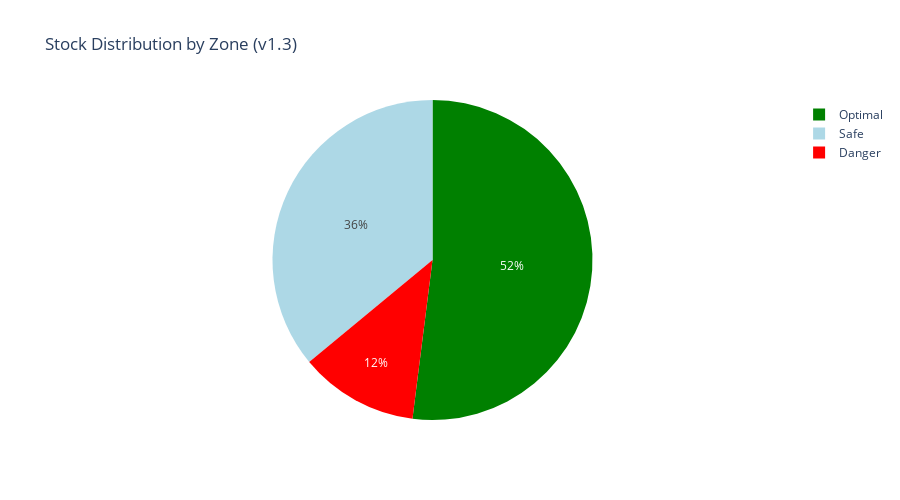

Notebook code for this chart:
### Markdown cell above
## 8. Zone Analysis

v1.3戦略で定義されたゾーンに分類

### Code cell
# Classify stocks into zones
def classify_zone(row):
    twitter = row['twitter_mentions']
    prev_chg = row['previous_day_change_pct']
    
    # Danger zones
    if twitter >= 80 or prev_chg >= 16:
        return "Danger"
    # Optimal zone
    elif 20 <= twitter <= 50 and prev_chg < 16:
        return "Optimal"
    # Safe but not optimal
    elif twitter < 80 and prev_chg < 16:
        return "Safe"
    else:
        return "Other"

df['zone'] = df.apply(classify_zone, axis=1)

# Count by zone
zone_counts = df.groupby('zone').size().reset_index(name='count')
zone_counts = zone_counts.sort_values('count', ascending=False)

fig = px.pie(
    zone_counts,
    values='count',
    names='zone',
    title="Stock Distribution by Zone (v1.3)",
    color='zone',
    color_discrete_map={
        'Optimal': 'green',
        'Safe': 'lightblue',
        'Danger': 'red',
        'Other': 'gray'
    }
)

fig.update_layout(height=500)
fig.show()

print("\nZone Distribution:")
print(zone_counts)

### Figure 1 — Plotly figure (JSON) as saved in the notebook; plotly's stock layout.template omitted (floating-point values rounded to 4 significant figures)
{"data": [{"customdata": [["Optimal"], ["Safe"], ["Danger"]], "domain": {"x": [0, 1], "y": [0, 1]}, "hovertemplate": "zone=%{customdata[0]}<br>count=%{value}<extra></extra>", "labels": ["Optimal", "Safe", "Danger"], "legendgroup": "", "marker": {"colors": ["green", "lightblue", "red"]}, "name": "", "showlegend": true, "type": "pie", "values": [13, 9, 3]}], "layout": {"height": 500, "legend": {"tracegroupgap": 0}, "title": {"text": "Stock Distribution by Zone (v1.3)"}}}
